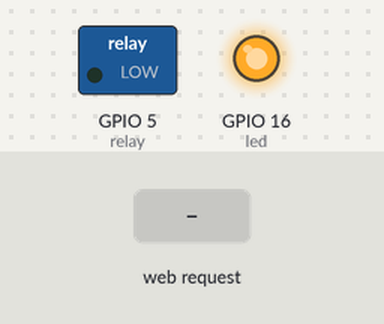
Bench run of a sketch on a simulated ESP8266 (NodeMCU). On the bench: switched loads named in the sketch (green lamp = pin HIGH), output pins drawn as LEDs (lit = HIGH). Inputs (shaded band) come from the test bench. WiFi joins after 1.5 s; servers stay silent unless stated; what the sketch prints to the serial monitor is not drawn.

Above: at 0.1 s.
At 2.7 s:
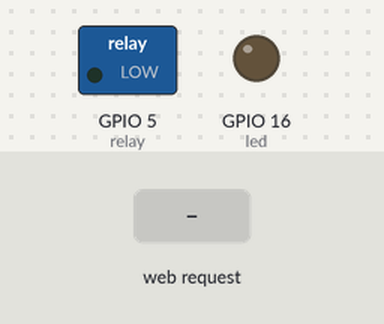
2.8 s: HTTP request GET /open received
At 3.6 s:
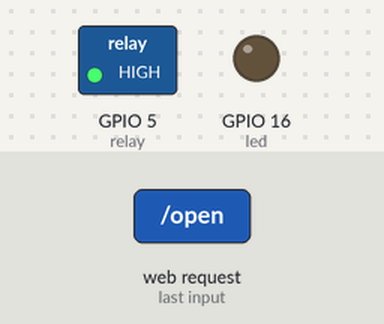
Timing chart, 0 to 5.8 s (numbered marks = the images above; inputs shaded):
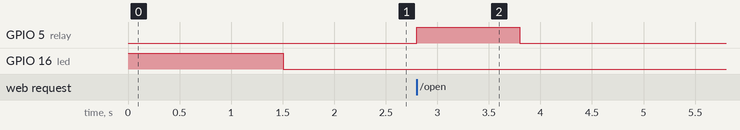

Measured:
- after the input at 2.8 s, GPIO 5 (relay): LOW → HIGH at once, → LOW 1.0 s later

The sketch:

Remote_ESP8266.ino
```cpp
#include <ESP8266WiFi.h>
#include <WiFiClient.h>
#include <ESP8266WebServer.h>
#include <ESP8266mDNS.h>

char* ssid = "xxxxx"; // votre SSID
char* password = "yyyyyyy"; // votre mot de passe wifi
long port = 504;

MDNSResponder mdns; // serveur mDNS

ESP8266WebServer server(port); // serveur HTTP

const int led = 16; // led integree au NodeMCU, attention logique inverse
const int relay = 5; // relais connecte au GPIO5

void setup(void) {

/* Configuration des entree/sortie */
  pinMode(relay, OUTPUT);
  pinMode(led, OUTPUT);

  digitalWrite(led, 1);
  digitalWrite(relay, 0);

  Serial.begin(115200); // initialisation du port serie

  connect(ssid, password); // connexion au reseau Wifi

  Serial.println("");

/* demarrage du serveur mDNS sur esp8266.local */
  if (mdns.begin("esp8266", WiFi.localIP())) {
    Serial.println("MDNS responder started");
  }

/* ajout des actions du serveur */
  server.on("/", handle_root);
  server.on("/open", handle_open);

  server.begin(); // demarrage du serveur

  Serial.println("HTTP server started");
}

void loop(void) {

  server.handleClient(); // gestion du serveur

/* Si connecté au wifi alors la LED s'allume */
  if (WiFi.status() == WL_CONNECTED) digitalWrite(led, 0);
  else digitalWrite(led, 1);

}

/* Routine pour se connecter à un reseau wifi */
void connect(char *_SSID, char* _PWD) {

  Serial.println("");
  Serial.print("Connecting ");
  Serial.print(_SSID);
  Serial.print(" password = ");
  Serial.print( _PWD);

  WiFi.begin(_SSID, _PWD);
  Serial.println("");

  int h = 0;

  // Wait for connection
  while (WiFi.status() != WL_CONNECTED) {
    delay(500);
    Serial.print(".");

    if (h++ > 40) { // si trop long on abandonne
      Serial.println();
      Serial.println("Failed to connect");
      return;
    }

  }

  Serial.println("");
  Serial.print("Connected to ");
  Serial.println(ssid);
  Serial.print("IP address: ");
  Serial.println(WiFi.localIP());

}

/* Action serveur sur /open */
void handle_open() {
  server.send(200, "text/plain", "opening"); // repond "opening"
  open(); // actionne le relais
}

void handle_root() {

/* page[] contient notre page web et renvois vers le domaine /open si on appuie sur le bouton */
  char page[] = "<h1>Ouverture portail</h1><p><a href=\"open\"><button>Ouvrir</button></a></p>";

  server.send(200, "text/html", page); // repond avec la page web codee en HTML

}

void open() {

  digitalWrite(relay, 1);
  Serial.println("Opening");
  delay(1000);
  digitalWrite(relay, 0);

}
```
